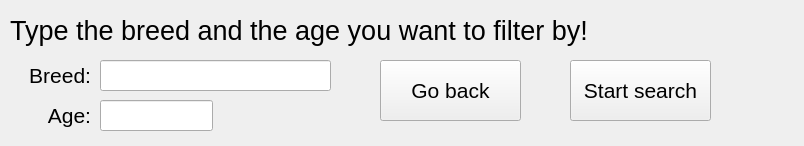
<?xml version="1.0" encoding="UTF-8"?>
<ui version="4.0">
 <class>BreedAgeFilterWindowClass</class>
 <widget class="QMainWindow" name="BreedAgeFilterWindowClass">
  <property name="geometry">
   <rect>
    <x>0</x>
    <y>0</y>
    <width>804</width>
    <height>146</height>
   </rect>
  </property>
  <property name="font">
   <font>
    <pointsize>16</pointsize>
   </font>
  </property>
  <property name="windowTitle">
   <string>BreedAgeFilterWindow</string>
  </property>
  <widget class="QWidget" name="centralWidget">
   <widget class="QLabel" name="label">
    <property name="geometry">
     <rect>
      <x>10</x>
      <y>10</y>
      <width>581</width>
      <height>41</height>
     </rect>
    </property>
    <property name="font">
     <font>
      <pointsize>20</pointsize>
     </font>
    </property>
    <property name="text">
     <string>Type the breed and the age you want to filter by!</string>
    </property>
   </widget>
   <widget class="QLabel" name="label_2">
    <property name="geometry">
     <rect>
      <x>30</x>
      <y>60</y>
      <width>61</width>
      <height>31</height>
     </rect>
    </property>
    <property name="text">
     <string>Breed:</string>
    </property>
    <property name="alignment">
     <set>Qt::AlignmentFlag::AlignRight|Qt::AlignmentFlag::AlignTrailing|Qt::AlignmentFlag::AlignVCenter</set>
    </property>
   </widget>
   <widget class="QLabel" name="label_3">
    <property name="geometry">
     <rect>
      <x>30</x>
      <y>100</y>
      <width>61</width>
      <height>31</height>
     </rect>
    </property>
    <property name="text">
     <string>Age:</string>
    </property>
    <property name="alignment">
     <set>Qt::AlignmentFlag::AlignRight|Qt::AlignmentFlag::AlignTrailing|Qt::AlignmentFlag::AlignVCenter</set>
    </property>
   </widget>
   <widget class="QLineEdit" name="leBreed">
    <property name="geometry">
     <rect>
      <x>100</x>
      <y>60</y>
      <width>231</width>
      <height>31</height>
     </rect>
    </property>
   </widget>
   <widget class="QLineEdit" name="leAge">
    <property name="geometry">
     <rect>
      <x>100</x>
      <y>100</y>
      <width>113</width>
      <height>31</height>
     </rect>
    </property>
   </widget>
   <widget class="QPushButton" name="btnBack">
    <property name="geometry">
     <rect>
      <x>380</x>
      <y>60</y>
      <width>141</width>
      <height>61</height>
     </rect>
    </property>
    <property name="text">
     <string>Go back</string>
    </property>
   </widget>
   <widget class="QPushButton" name="btnSearch">
    <property name="geometry">
     <rect>
      <x>570</x>
      <y>60</y>
      <width>141</width>
      <height>61</height>
     </rect>
    </property>
    <property name="text">
     <string>Start search</string>
    </property>
   </widget>
  </widget>
 </widget>
 <layoutdefault spacing="6" margin="11"/>
 <resources/>
 <connections>
  <connection>
   <sender>btnBack</sender>
   <signal>clicked()</signal>
   <receiver>BreedAgeFilterWindowClass</receiver>
   <slot>btnBack_pressed()</slot>
   <hints>
    <hint type="sourcelabel">
     <x>437</x>
     <y>96</y>
    </hint>
    <hint type="destinationlabel">
     <x>453</x>
     <y>133</y>
    </hint>
   </hints>
  </connection>
  <connection>
   <sender>btnSearch</sender>
   <signal>clicked()</signal>
   <receiver>BreedAgeFilterWindowClass</receiver>
   <slot>btnSearch_pressed()</slot>
   <hints>
    <hint type="sourcelabel">
     <x>640</x>
     <y>96</y>
    </hint>
    <hint type="destinationlabel">
     <x>735</x>
     <y>99</y>
    </hint>
   </hints>
  </connection>
  <connection>
   <sender>leBreed</sender>
   <signal>textChanged(QString)</signal>
   <receiver>BreedAgeFilterWindowClass</receiver>
   <slot>leBreed_textChanged()</slot>
   <hints>
    <hint type="sourcelabel">
     <x>309</x>
     <y>75</y>
    </hint>
    <hint type="destinationlabel">
     <x>355</x>
     <y>80</y>
    </hint>
   </hints>
  </connection>
  <connection>
   <sender>leAge</sender>
   <signal>textChanged(QString)</signal>
   <receiver>BreedAgeFilterWindowClass</receiver>
   <slot>leAge_textChanged()</slot>
   <hints>
    <hint type="sourcelabel">
     <x>190</x>
     <y>127</y>
    </hint>
    <hint type="destinationlabel">
     <x>269</x>
     <y>118</y>
    </hint>
   </hints>
  </connection>
 </connections>
 <slots>
  <slot>btnBack_pressed()</slot>
  <slot>btnSearch_pressed()</slot>
  <slot>leBreed_textChanged()</slot>
  <slot>leAge_textChanged()</slot>
 </slots>
</ui>
